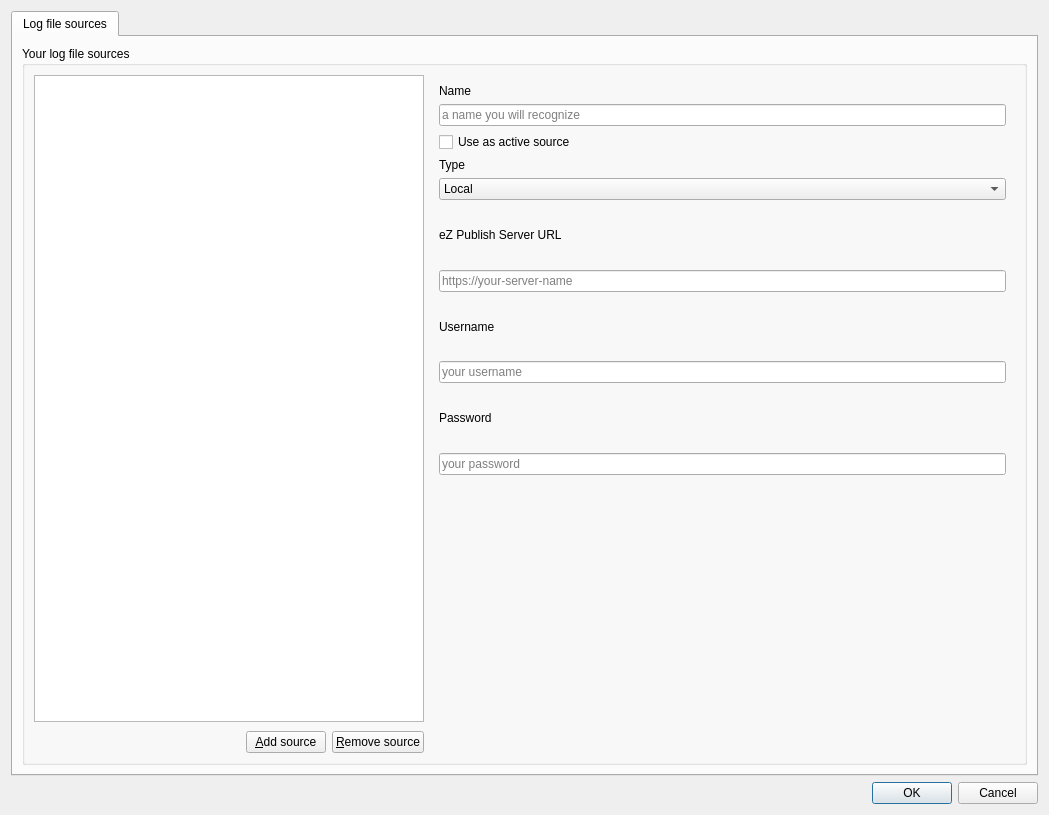
<?xml version="1.0" encoding="UTF-8"?>
<ui version="4.0">
 <class>SettingsDialog</class>
 <widget class="QDialog" name="SettingsDialog">
  <property name="geometry">
   <rect>
    <x>0</x>
    <y>0</y>
    <width>1049</width>
    <height>815</height>
   </rect>
  </property>
  <property name="windowTitle">
   <string>Dialog</string>
  </property>
  <layout class="QGridLayout" name="gridLayout">
   <item row="1" column="0">
    <widget class="QDialogButtonBox" name="buttonBox">
     <property name="orientation">
      <enum>Qt::Horizontal</enum>
     </property>
     <property name="standardButtons">
      <set>QDialogButtonBox::Cancel|QDialogButtonBox::Ok</set>
     </property>
    </widget>
   </item>
   <item row="0" column="0">
    <widget class="QTabWidget" name="tabWidget">
     <property name="currentIndex">
      <number>0</number>
     </property>
     <widget class="QWidget" name="logFileSourcesTab">
      <attribute name="title">
       <string>Log file sources</string>
      </attribute>
      <layout class="QGridLayout" name="gridLayout_2">
       <item row="0" column="0">
        <widget class="QGroupBox" name="groupBox_13">
         <property name="title">
          <string>Your log file sources</string>
         </property>
         <layout class="QGridLayout" name="gridLayout_21">
          <item row="0" column="0">
           <widget class="QFrame" name="logFileSourceSelectFrame">
            <property name="sizePolicy">
             <sizepolicy hsizetype="Preferred" vsizetype="Preferred">
              <horstretch>2</horstretch>
              <verstretch>0</verstretch>
             </sizepolicy>
            </property>
            <property name="frameShape">
             <enum>QFrame::NoFrame</enum>
            </property>
            <property name="frameShadow">
             <enum>QFrame::Raised</enum>
            </property>
            <layout class="QGridLayout" name="gridLayout_20">
             <property name="leftMargin">
              <number>0</number>
             </property>
             <property name="topMargin">
              <number>0</number>
             </property>
             <property name="rightMargin">
              <number>0</number>
             </property>
             <property name="bottomMargin">
              <number>0</number>
             </property>
             <property name="spacing">
              <number>9</number>
             </property>
             <item row="0" column="0">
              <widget class="QListWidget" name="logFileSourceListWidget">
               <property name="sizePolicy">
                <sizepolicy hsizetype="Expanding" vsizetype="Expanding">
                 <horstretch>2</horstretch>
                 <verstretch>0</verstretch>
                </sizepolicy>
               </property>
              </widget>
             </item>
             <item row="1" column="0">
              <widget class="QFrame" name="frame">
               <property name="frameShape">
                <enum>QFrame::NoFrame</enum>
               </property>
               <property name="frameShadow">
                <enum>QFrame::Plain</enum>
               </property>
               <layout class="QGridLayout" name="gridLayout_23">
                <property name="leftMargin">
                 <number>0</number>
                </property>
                <property name="topMargin">
                 <number>0</number>
                </property>
                <property name="rightMargin">
                 <number>0</number>
                </property>
                <property name="bottomMargin">
                 <number>0</number>
                </property>
                <item row="0" column="1">
                 <widget class="QPushButton" name="logFileSourceAddButton">
                  <property name="text">
                   <string>&amp;Add source</string>
                  </property>
                  <property name="icon">
                   <iconset theme="folder-new" resource="../media.qrc">
                    <normaloff>:/media/folder-new.svg</normaloff>:/media/folder-new.svg</iconset>
                  </property>
                 </widget>
                </item>
                <item row="0" column="0">
                 <spacer name="horizontalSpacer">
                  <property name="orientation">
                   <enum>Qt::Horizontal</enum>
                  </property>
                  <property name="sizeHint" stdset="0">
                   <size>
                    <width>40</width>
                    <height>20</height>
                   </size>
                  </property>
                 </spacer>
                </item>
                <item row="0" column="2">
                 <widget class="QPushButton" name="logFileSourceRemoveButton">
                  <property name="text">
                   <string>&amp;Remove source</string>
                  </property>
                  <property name="icon">
                   <iconset theme="edit-delete" resource="../media.qrc">
                    <normaloff>:/media/edit-delete.svg</normaloff>:/media/edit-delete.svg</iconset>
                  </property>
                 </widget>
                </item>
               </layout>
              </widget>
             </item>
            </layout>
           </widget>
          </item>
          <item row="0" column="3">
           <widget class="QFrame" name="logFileSourceEditFrame">
            <property name="sizePolicy">
             <sizepolicy hsizetype="Preferred" vsizetype="Preferred">
              <horstretch>3</horstretch>
              <verstretch>0</verstretch>
             </sizepolicy>
            </property>
            <property name="frameShape">
             <enum>QFrame::NoFrame</enum>
            </property>
            <property name="frameShadow">
             <enum>QFrame::Raised</enum>
            </property>
            <layout class="QGridLayout" name="gridLayout_22">
             <item row="5" column="0">
              <widget class="QStackedWidget" name="logFileSourceTypeConfigStackedWidget">
               <property name="sizePolicy">
                <sizepolicy hsizetype="Preferred" vsizetype="Preferred">
                 <horstretch>0</horstretch>
                 <verstretch>0</verstretch>
                </sizepolicy>
               </property>
               <property name="frameShape">
                <enum>QFrame::NoFrame</enum>
               </property>
               <property name="frameShadow">
                <enum>QFrame::Plain</enum>
               </property>
               <property name="currentIndex">
                <number>1</number>
               </property>
               <widget class="QWidget" name="logFileSourceTypeLocalPage">
                <layout class="QGridLayout" name="gridLayout_3">
                 <property name="leftMargin">
                  <number>0</number>
                 </property>
                 <property name="topMargin">
                  <number>0</number>
                 </property>
                 <property name="rightMargin">
                  <number>0</number>
                 </property>
                 <property name="bottomMargin">
                  <number>0</number>
                 </property>
                 <item row="1" column="1">
                  <widget class="QPushButton" name="logFileSourceLocalPathButton">
                   <property name="text">
                    <string/>
                   </property>
                   <property name="icon">
                    <iconset theme="document-open" resource="../media.qrc">
                     <normaloff>:/media/document-open.svg</normaloff>:/media/document-open.svg</iconset>
                   </property>
                  </widget>
                 </item>
                 <item row="1" column="0">
                  <widget class="QLineEdit" name="logFileSourceLocalPathLineEdit">
                   <property name="readOnly">
                    <bool>true</bool>
                   </property>
                  </widget>
                 </item>
                 <item row="0" column="0">
                  <widget class="QLabel" name="label_13">
                   <property name="text">
                    <string>Note folder path</string>
                   </property>
                  </widget>
                 </item>
                 <item row="2" column="0">
                  <spacer name="verticalSpacer">
                   <property name="orientation">
                    <enum>Qt::Vertical</enum>
                   </property>
                   <property name="sizeHint" stdset="0">
                    <size>
                     <width>20</width>
                     <height>40</height>
                    </size>
                   </property>
                  </spacer>
                 </item>
                </layout>
               </widget>
               <widget class="QWidget" name="logFileSourceTypeEzPublishPage">
                <layout class="QGridLayout" name="gridLayout_4">
                 <property name="leftMargin">
                  <number>0</number>
                 </property>
                 <property name="topMargin">
                  <number>0</number>
                 </property>
                 <property name="rightMargin">
                  <number>0</number>
                 </property>
                 <property name="bottomMargin">
                  <number>0</number>
                 </property>
                 <item row="5" column="0">
                  <widget class="QLineEdit" name="logFileSourceEzPublishServerPasswordLineEdit">
                   <property name="toolTip">
                    <string>Set the ownCloud path where the note folder path will be synced to on your ownCloud server.</string>
                   </property>
                   <property name="echoMode">
                    <enum>QLineEdit::Password</enum>
                   </property>
                   <property name="placeholderText">
                    <string notr="true">your password</string>
                   </property>
                  </widget>
                 </item>
                 <item row="4" column="0">
                  <widget class="QLabel" name="label_16">
                   <property name="text">
                    <string>Password</string>
                   </property>
                  </widget>
                 </item>
                 <item row="0" column="0">
                  <widget class="QLabel" name="label_14">
                   <property name="text">
                    <string>eZ Publish Server URL</string>
                   </property>
                  </widget>
                 </item>
                 <item row="1" column="0">
                  <widget class="QLineEdit" name="logFileSourceEzPublishServerUrlLineEdit">
                   <property name="toolTip">
                    <string>Set the ownCloud path where the note folder path will be synced to on your ownCloud server.</string>
                   </property>
                   <property name="placeholderText">
                    <string notr="true">https://your-server-name</string>
                   </property>
                  </widget>
                 </item>
                 <item row="2" column="0">
                  <widget class="QLabel" name="label_15">
                   <property name="text">
                    <string>Username</string>
                   </property>
                  </widget>
                 </item>
                 <item row="3" column="0">
                  <widget class="QLineEdit" name="logFileSourceEzPublishServerUsernameLineEdit">
                   <property name="toolTip">
                    <string>Set the ownCloud path where the note folder path will be synced to on your ownCloud server.</string>
                   </property>
                   <property name="placeholderText">
                    <string notr="true">your username</string>
                   </property>
                  </widget>
                 </item>
                </layout>
               </widget>
              </widget>
             </item>
             <item row="4" column="0">
              <widget class="QComboBox" name="logFileSourceTypeComboBox">
               <item>
                <property name="text">
                 <string>Local</string>
                </property>
               </item>
               <item>
                <property name="text">
                 <string>eZ Publish Server</string>
                </property>
               </item>
              </widget>
             </item>
             <item row="0" column="0">
              <widget class="QLabel" name="label_12">
               <property name="text">
                <string>Name</string>
               </property>
              </widget>
             </item>
             <item row="10" column="0">
              <spacer name="verticalSpacer_9">
               <property name="orientation">
                <enum>Qt::Vertical</enum>
               </property>
               <property name="sizeHint" stdset="0">
                <size>
                 <width>20</width>
                 <height>40</height>
                </size>
               </property>
              </spacer>
             </item>
             <item row="1" column="0">
              <widget class="QLineEdit" name="logFileSourceNameLineEdit">
               <property name="toolTip">
                <string>This name will be viewed in all the menus.</string>
               </property>
               <property name="placeholderText">
                <string>a name you will recognize</string>
               </property>
              </widget>
             </item>
             <item row="3" column="0">
              <widget class="QLabel" name="logFileSourceOwnCloudServerLabel">
               <property name="text">
                <string>Type</string>
               </property>
              </widget>
             </item>
             <item row="2" column="0">
              <widget class="QCheckBox" name="logFileSourceActiveCheckBox">
               <property name="text">
                <string>Use as active source</string>
               </property>
              </widget>
             </item>
            </layout>
           </widget>
          </item>
         </layout>
        </widget>
       </item>
      </layout>
     </widget>
    </widget>
   </item>
  </layout>
 </widget>
 <resources>
  <include location="../media.qrc"/>
 </resources>
 <connections>
  <connection>
   <sender>buttonBox</sender>
   <signal>accepted()</signal>
   <receiver>SettingsDialog</receiver>
   <slot>accept()</slot>
   <hints>
    <hint type="sourcelabel">
     <x>248</x>
     <y>254</y>
    </hint>
    <hint type="destinationlabel">
     <x>157</x>
     <y>274</y>
    </hint>
   </hints>
  </connection>
  <connection>
   <sender>buttonBox</sender>
   <signal>rejected()</signal>
   <receiver>SettingsDialog</receiver>
   <slot>reject()</slot>
   <hints>
    <hint type="sourcelabel">
     <x>316</x>
     <y>260</y>
    </hint>
    <hint type="destinationlabel">
     <x>286</x>
     <y>274</y>
    </hint>
   </hints>
  </connection>
 </connections>
</ui>
